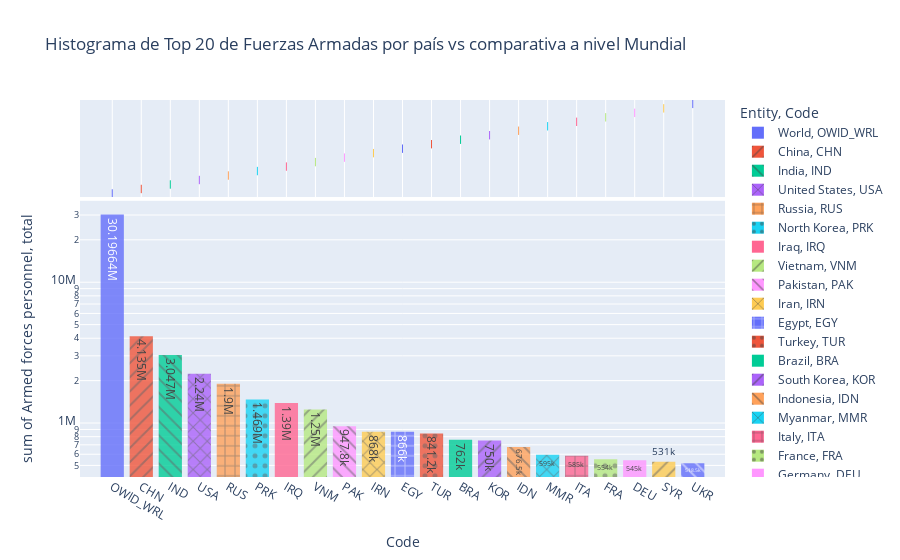

Notebook code cell kept with this figure:
### Markdown cell above
Histograma de comparativa a Nivel Mundial

### Code cell
fig_df_afp=px.histogram(df_afp.groupby(["Code","Entity"])["Armed forces personnel, total"].max().sort_values(ascending=False).head(21).reset_index(),x="Code",y="Armed forces personnel, total",color="Entity",
                        title='Histograma de Top 20 de Fuerzas Armadas por país vs comparativa a nivel Mundial',opacity=0.8,log_y=True,pattern_shape="Code",marginal="rug",text_auto=True)
fig_df_afp.update_layout(bargap=0.2)
fig_df_afp.show()

### Figure 1 — Plotly figure (JSON) as saved in the notebook; plotly's stock layout.template omitted (floating-point values rounded to 4 significant figures)
{"data": [{"alignmentgroup": "True", "bingroup": "x", "histfunc": "sum", "hovertemplate": "Entity=World<br>Code=%{x}<br>sum of Armed forces personnel, total=%{y}<extra></extra>", "legendgroup": "World, OWID_WRL", "marker": {"color": "#636efa", "opacity": 0.8, "pattern": {"shape": ""}}, "name": "World, OWID_WRL", "offsetgroup": "World, OWID_WRL", "orientation": "v", "showlegend": true, "texttemplate": "%{value}", "type": "histogram", "x": ["OWID_WRL"], "xaxis": "x", "y": [30196640], "yaxis": "y"}, {"alignmentgroup": "True", "boxpoints": "all", "fillcolor": "rgba(255,255,255,0)", "hoveron": "points", "hovertemplate": "Entity=World<br>Code=%{x}<extra></extra>", "jitter": 0, "legendgroup": "World, OWID_WRL", "line": {"color": "rgba(255,255,255,0)"}, "marker": {"color": "#636efa", "symbol": "line-ns-open"}, "name": "World, OWID_WRL", "offsetgroup": "World, OWID_WRL", "showlegend": false, "type": "box", "x": ["OWID_WRL"], "xaxis": "x2", "yaxis": "y2"}, {"alignmentgroup": "True", "bingroup": "x", "histfunc": "sum", "hovertemplate": "Entity=China<br>Code=%{x}<br>sum of Armed forces personnel, total=%{y}<extra></extra>", "legendgroup": "China, CHN", "marker": {"color": "#EF553B", "opacity": 0.8, "pattern": {"shape": "/"}}, "name": "China, CHN", "offsetgroup": "China, CHN", "orientation": "v", "showlegend": true, "texttemplate": "%{value}", "type": "histogram", "x": ["CHN"], "xaxis": "x", "y": [4135000], "yaxis": "y"}, {"alignmentgroup": "True", "boxpoints": "all", "fillcolor": "rgba(255,255,255,0)", "hoveron": "points", "hovertemplate": "Entity=China<br>Code=%{x}<extra></extra>", "jitter": 0, "legendgroup": "China, CHN", "line": {"color": "rgba(255,255,255,0)"}, "marker": {"color": "#EF553B", "symbol": "line-ns-open"}, "name": "China, CHN", "offsetgroup": "China, CHN", "showlegend": false, "type": "box", "x": ["CHN"], "xaxis": "x2", "yaxis": "y2"}, {"alignmentgroup": "True", "bingroup": "x", "histfunc": "sum", "hovertemplate": "Entity=India<br>Code=%{x}<br>sum of Armed forces personnel, total=%{y}<extra></extra>", "legendgroup": "India, IND", "marker": {"color": "#00cc96", "opacity": 0.8, "pattern": {"shape": "\\"}}, "name": "India, IND", "offsetgroup": "India, IND", "orientation": "v", "showlegend": true, "texttemplate": "%{value}", "type": "histogram", "x": ["IND"], "xaxis": "x", "y": [3047000], "yaxis": "y"}, {"alignmentgroup": "True", "boxpoints": "all", "fillcolor": "rgba(255,255,255,0)", "hoveron": "points", "hovertemplate": "Entity=India<br>Code=%{x}<extra></extra>", "jitter": 0, "legendgroup": "India, IND", "line": {"color": "rgba(255,255,255,0)"}, "marker": {"color": "#00cc96", "symbol": "line-ns-open"}, "name": "India, IND", "offsetgroup": "India, IND", "showlegend": false, "type": "box", "x": ["IND"], "xaxis": "x2", "yaxis": "y2"}, {"alignmentgroup": "True", "bingroup": "x", "histfunc": "sum", "hovertemplate": "Entity=United States<br>Code=%{x}<br>sum of Armed forces personnel, total=%{y}<extra></extra>", "legendgroup": "United States, USA", "marker": {"color": "#ab63fa", "opacity": 0.8, "pattern": {"shape": "x"}}, "name": "United States, USA", "offsetgroup": "United States, USA", "orientation": "v", "showlegend": true, "texttemplate": "%{value}", "type": "histogram", "x": ["USA"], "xaxis": "x", "y": [2240000], "yaxis": "y"}, {"alignmentgroup": "True", "boxpoints": "all", "fillcolor": "rgba(255,255,255,0)", "hoveron": "points", "hovertemplate": "Entity=United States<br>Code=%{x}<extra></extra>", "jitter": 0, "legendgroup": "United States, USA", "line": {"color": "rgba(255,255,255,0)"}, "marker": {"color": "#ab63fa", "symbol": "line-ns-open"}, "name": "United States, USA", "offsetgroup": "United States, USA", "showlegend": false, "type": "box", "x": ["USA"], "xaxis": "x2", "yaxis": "y2"}, {"alignmentgroup": "True", "bingroup": "x", "histfunc": "sum", "hovertemplate": "Entity=Russia<br>Code=%{x}<br>sum of Armed forces personnel, total=%{y}<extra></extra>", "legendgroup": "Russia, RUS", "marker": {"color": "#FFA15A", "opacity": 0.8, "pattern": {"shape": "+"}}, "name": "Russia, RUS", "offsetgroup": "Russia, RUS", "orientation": "v", "showlegend": true, "texttemplate": "%{value}", "type": "histogram", "x": ["RUS"], "xaxis": "x", "y": [1900000], "yaxis": "y"}, {"alignmentgroup": "True", "boxpoints": "all", "fillcolor": "rgba(255,255,255,0)", "hoveron": "points", "hovertemplate": "Entity=Russia<br>Code=%{x}<extra></extra>", "jitter": 0, "legendgroup": "Russia, RUS", "line": {"color": "rgba(255,255,255,0)"}, "marker": {"color": "#FFA15A", "symbol": "line-ns-open"}, "name": "Russia, RUS", "offsetgroup": "Russia, RUS", "showlegend": false, "type": "box", "x": ["RUS"], "xaxis": "x2", "yaxis": "y2"}, {"alignmentgroup": "True", "bingroup": "x", "histfunc": "sum", "hovertemplate": "Entity=North Korea<br>Code=%{x}<br>sum of Armed forces personnel, total=%{y}<extra></extra>", "legendgroup": "North Korea, PRK", "marker": {"color": "#19d3f3", "opacity": 0.8, "pattern": {"shape": "."}}, "name": "North Korea, PRK", "offsetgroup": "North Korea, PRK", "orientation": "v", "showlegend": true, "texttemplate": "%{value}", "type": "histogram", "x": ["PRK"], "xaxis": "x", "y": [1469000], "yaxis": "y"}, {"alignmentgroup": "True", "boxpoints": "all", "fillcolor": "rgba(255,255,255,0)", "hoveron": "points", "hovertemplate": "Entity=North Korea<br>Code=%{x}<extra></extra>", "jitter": 0, "legendgroup": "North Korea, PRK", "line": {"color": "rgba(255,255,255,0)"}, "marker": {"color": "#19d3f3", "symbol": "line-ns-open"}, "name": "North Korea, PRK", "offsetgroup": "North Korea, PRK", "showlegend": false, "type": "box", "x": ["PRK"], "xaxis": "x2", "yaxis": "y2"}, {"alignmentgroup": "True", "bingroup": "x", "histfunc": "sum", "hovertemplate": "Entity=Iraq<br>Code=%{x}<br>sum of Armed forces personnel, total=%{y}<extra></extra>", "legendgroup": "Iraq, IRQ", "marker": {"color": "#FF6692", "opacity": 0.8, "pattern": {"shape": ""}}, "name": "Iraq, IRQ", "offsetgroup": "Iraq, IRQ", "orientation": "v", "showlegend": true, "texttemplate": "%{value}", "type": "histogram", "x": ["IRQ"], "xaxis": "x", "y": [1390000], "yaxis": "y"}, {"alignmentgroup": "True", "boxpoints": "all", "fillcolor": "rgba(255,255,255,0)", "hoveron": "points", "hovertemplate": "Entity=Iraq<br>Code=%{x}<extra></extra>", "jitter": 0, "legendgroup": "Iraq, IRQ", "line": {"color": "rgba(255,255,255,0)"}, "marker": {"color": "#FF6692", "symbol": "line-ns-open"}, "name": "Iraq, IRQ", "offsetgroup": "Iraq, IRQ", "showlegend": false, "type": "box", "x": ["IRQ"], "xaxis": "x2", "yaxis": "y2"}, {"alignmentgroup": "True", "bingroup": "x", "histfunc": "sum", "hovertemplate": "Entity=Vietnam<br>Code=%{x}<br>sum of Armed forces personnel, total=%{y}<extra></extra>", "legendgroup": "Vietnam, VNM", "marker": {"color": "#B6E880", "opacity": 0.8, "pattern": {"shape": "/"}}, "name": "Vietnam, VNM", "offsetgroup": "Vietnam, VNM", "orientation": "v", "showlegend": true, "texttemplate": "%{value}", "type": "histogram", "x": ["VNM"], "xaxis": "x", "y": [1250000], "yaxis": "y"}, {"alignmentgroup": "True", "boxpoints": "all", "fillcolor": "rgba(255,255,255,0)", "hoveron": "points", "hovertemplate": "Entity=Vietnam<br>Code=%{x}<extra></extra>", "jitter": 0, "legendgroup": "Vietnam, VNM", "line": {"color": "rgba(255,255,255,0)"}, "marker": {"color": "#B6E880", "symbol": "line-ns-open"}, "name": "Vietnam, VNM", "offsetgroup": "Vietnam, VNM", "showlegend": false, "type": "box", "x": ["VNM"], "xaxis": "x2", "yaxis": "y2"}, {"alignmentgroup": "True", "bingroup": "x", "histfunc": "sum", "hovertemplate": "Entity=Pakistan<br>Code=%{x}<br>sum of Armed forces personnel, total=%{y}<extra></extra>", "legendgroup": "Pakistan, PAK", "marker": {"color": "#FF97FF", "opacity": 0.8, "pattern": {"shape": "\\"}}, "name": "Pakistan, PAK", "offsetgroup": "Pakistan, PAK", "orientation": "v", "showlegend": true, "texttemplate": "%{value}", "type": "histogram", "x": ["PAK"], "xaxis": "x", "y": [947800], "yaxis": "y"}, {"alignmentgroup": "True", "boxpoints": "all", "fillcolor": "rgba(255,255,255,0)", "hoveron": "points", "hovertemplate": "Entity=Pakistan<br>Code=%{x}<extra></extra>", "jitter": 0, "legendgroup": "Pakistan, PAK", "line": {"color": "rgba(255,255,255,0)"}, "marker": {"color": "#FF97FF", "symbol": "line-ns-open"}, "name": "Pakistan, PAK", "offsetgroup": "Pakistan, PAK", "showlegend": false, "type": "box", "x": ["PAK"], "xaxis": "x2", "yaxis": "y2"}, {"alignmentgroup": "True", "bingroup": "x", "histfunc": "sum", "hovertemplate": "Entity=Iran<br>Code=%{x}<br>sum of Armed forces personnel, total=%{y}<extra></extra>", "legendgroup": "Iran, IRN", "marker": {"color": "#FECB52", "opacity": 0.8, "pattern": {"shape": "x"}}, "name": "Iran, IRN", "offsetgroup": "Iran, IRN", "orientation": "v", "showlegend": true, "texttemplate": "%{value}", "type": "histogram", "x": ["IRN"], "xaxis": "x", "y": [868000], "yaxis": "y"}, {"alignmentgroup": "True", "boxpoints": "all", "fillcolor": "rgba(255,255,255,0)", "hoveron": "points", "hovertemplate": "Entity=Iran<br>Code=%{x}<extra></extra>", "jitter": 0, "legendgroup": "Iran, IRN", "line": {"color": "rgba(255,255,255,0)"}, "marker": {"color": "#FECB52", "symbol": "line-ns-open"}, "name": "Iran, IRN", "offsetgroup": "Iran, IRN", "showlegend": false, "type": "box", "x": ["IRN"], "xaxis": "x2", "yaxis": "y2"}, {"alignmentgroup": "True", "bingroup": "x", "histfunc": "sum", "hovertemplate": "Entity=Egypt<br>Code=%{x}<br>sum of Armed forces personnel, total=%{y}<extra></extra>", "legendgroup": "Egypt, EGY", "marker": {"color": "#636efa", "opacity": 0.8, "pattern": {"shape": "+"}}, "name": "Egypt, EGY", "offsetgroup": "Egypt, EGY", "orientation": "v", "showlegend": true, "texttemplate": "%{value}", "type": "histogram", "x": ["EGY"], "xaxis": "x", "y": [866000], "yaxis": "y"}, {"alignmentgroup": "True", "boxpoints": "all", "fillcolor": "rgba(255,255,255,0)", "hoveron": "points", "hovertemplate": "Entity=Egypt<br>Code=%{x}<extra></extra>", "jitter": 0, "legendgroup": "Egypt, EGY", "line": {"color": "rgba(255,255,255,0)"}, "marker": {"color": "#636efa", "symbol": "line-ns-open"}, "name": "Egypt, EGY", "offsetgroup": "Egypt, EGY", "showlegend": false, "type": "box", "x": ["EGY"], "xaxis": "x2", "yaxis": "y2"}, {"alignmentgroup": "True", "bingroup": "x", "histfunc": "sum", "hovertemplate": "Entity=Turkey<br>Code=%{x}<br>sum of Armed forces personnel, total=%{y}<extra></extra>", "legendgroup": "Turkey, TUR", "marker": {"color": "#EF553B", "opacity": 0.8, "pattern": {"shape": "."}}, "name": "Turkey, TUR", "offsetgroup": "Turkey, TUR", "orientation": "v", "showlegend": true, "texttemplate": "%{value}", "type": "histogram", "x": ["TUR"], "xaxis": "x", "y": [841200], "yaxis": "y"}, {"alignmentgroup": "True", "boxpoints": "all", "fillcolor": "rgba(255,255,255,0)", "hoveron": "points", "hovertemplate": "Entity=Turkey<br>Code=%{x}<extra></extra>", "jitter": 0, "legendgroup": "Turkey, TUR", "line": {"color": "rgba(255,255,255,0)"}, "marker": {"color": "#EF553B", "symbol": "line-ns-open"}, "name": "Turkey, TUR", "offsetgroup": "Turkey, TUR", "showlegend": false, "type": "box", "x": ["TUR"], "xaxis": "x2", "yaxis": "y2"}, {"alignmentgroup": "True", "bingroup": "x", "histfunc": "sum", "hovertemplate": "Entity=Brazil<br>Code=%{x}<br>sum of Armed forces personnel, total=%{y}<extra></extra>", "legendgroup": "Brazil, BRA", "marker": {"color": "#00cc96", "opacity": 0.8, "pattern": {"shape": ""}}, "name": "Brazil, BRA", "offsetgroup": "Brazil, BRA", "orientation": "v", "showlegend": true, "texttemplate": "%{value}", "type": "histogram", "x": ["BRA"], "xaxis": "x", "y": [762000], "yaxis": "y"}, {"alignmentgroup": "True", "boxpoints": "all", "fillcolor": "rgba(255,255,255,0)", "hoveron": "points", "hovertemplate": "Entity=Brazil<br>Code=%{x}<extra></extra>", "jitter": 0, "legendgroup": "Brazil, BRA", "line": {"color": "rgba(255,255,255,0)"}, "marker": {"color": "#00cc96", "symbol": "line-ns-open"}, "name": "Brazil, BRA", "offsetgroup": "Brazil, BRA", "showlegend": false, "type": "box", "x": ["BRA"], "xaxis": "x2", "yaxis": "y2"}, {"alignmentgroup": "True", "bingroup": "x", "histfunc": "sum", "hovertemplate": "Entity=South Korea<br>Code=%{x}<br>sum of Armed forces personnel, total=%{y}<extra></extra>", "legendgroup": "South Korea, KOR", "marker": {"color": "#ab63fa", "opacity": 0.8, "pattern": {"shape": "/"}}, "name": "South Korea, KOR", "offsetgroup": "South Korea, KOR", "orientation": "v", "showlegend": true, "texttemplate": "%{value}", "type": "histogram", "x": ["KOR"], "xaxis": "x", "y": [750000], "yaxis": "y"}, {"alignmentgroup": "True", "boxpoints": "all", "fillcolor": "rgba(255,255,255,0)", "hoveron": "points", "hovertemplate": "Entity=South Korea<br>Code=%{x}<extra></extra>", "jitter": 0, "legendgroup": "South Korea, KOR", "line": {"color": "rgba(255,255,255,0)"}, "marker": {"color": "#ab63fa", "symbol": "line-ns-open"}, "name": "South Korea, KOR", "offsetgroup": "South Korea, KOR", "showlegend": false, "type": "box", "x": ["KOR"], "xaxis": "x2", "yaxis": "y2"}, {"alignmentgroup": "True", "bingroup": "x", "histfunc": "sum", "hovertemplate": "Entity=Indonesia<br>Code=%{x}<br>sum of Armed forces personnel, total=%{y}<extra></extra>", "legendgroup": "Indonesia, IDN", "marker": {"color": "#FFA15A", "opacity": 0.8, "pattern": {"shape": "\\"}}, "name": "Indonesia, IDN", "offsetgroup": "Indonesia, IDN", "orientation": "v", "showlegend": true, "texttemplate": "%{value}", "type": "histogram", "x": ["IDN"], "xaxis": "x", "y": [676500], "yaxis": "y"}, {"alignmentgroup": "True", "boxpoints": "all", "fillcolor": "rgba(255,255,255,0)", "hoveron": "points", "hovertemplate": "Entity=Indonesia<br>Code=%{x}<extra></extra>", "jitter": 0, "legendgroup": "Indonesia, IDN", "line": {"color": "rgba(255,255,255,0)"}, "marker": {"color": "#FFA15A", "symbol": "line-ns-open"}, "name": "Indonesia, IDN", "offsetgroup": "Indonesia, IDN", "showlegend": false, "type": "box", "x": ["IDN"], "xaxis": "x2", "yaxis": "y2"}, {"alignmentgroup": "True", "bingroup": "x", "histfunc": "sum", "hovertemplate": "Entity=Myanmar<br>Code=%{x}<br>sum of Armed forces personnel, total=%{y}<extra></extra>", "legendgroup": "Myanmar, MMR", "marker": {"color": "#19d3f3", "opacity": 0.8, "pattern": {"shape": "x"}}, "name": "Myanmar, MMR", "offsetgroup": "Myanmar, MMR", "orientation": "v", "showlegend": true, "texttemplate": "%{value}", "type": "histogram", "x": ["MMR"], "xaxis": "x", "y": [595000], "yaxis": "y"}, {"alignmentgroup": "True", "boxpoints": "all", "fillcolor": "rgba(255,255,255,0)", "hoveron": "points", "hovertemplate": "Entity=Myanmar<br>Code=%{x}<extra></extra>", "jitter": 0, "legendgroup": "Myanmar, MMR", "line": {"color": "rgba(255,255,255,0)"}, "marker": {"color": "#19d3f3", "symbol": "line-ns-open"}, "name": "Myanmar, MMR", "offsetgroup": "Myanmar, MMR", "showlegend": false, "type": "box", "x": ["MMR"], "xaxis": "x2", "yaxis": "y2"}, {"alignmentgroup": "True", "bingroup": "x", "histfunc": "sum", "hovertemplate": "Entity=Italy<br>Code=%{x}<br>sum of Armed forces personnel, total=%{y}<extra></extra>", "legendgroup": "Italy, ITA", "marker": {"color": "#FF6692", "opacity": 0.8, "pattern": {"shape": "+"}}, "name": "Italy, ITA", "offsetgroup": "Italy, ITA", "orientation": "v", "showlegend": true, "texttemplate": "%{value}", "type": "histogram", "x": ["ITA"], "xaxis": "x", "y": [585000], "yaxis": "y"}, {"alignmentgroup": "True", "boxpoints": "all", "fillcolor": "rgba(255,255,255,0)", "hoveron": "points", "hovertemplate": "Entity=Italy<br>Code=%{x}<extra></extra>", "jitter": 0, "legendgroup": "Italy, ITA", "line": {"color": "rgba(255,255,255,0)"}, "marker": {"color": "#FF6692", "symbol": "line-ns-open"}, "name": "Italy, ITA", "offsetgroup": "Italy, ITA", "showlegend": false, "type": "box", "x": ["ITA"], "xaxis": "x2", "yaxis": "y2"}, {"alignmentgroup": "True", "bingroup": "x", "histfunc": "sum", "hovertemplate": "Entity=France<br>Code=%{x}<br>sum of Armed forces personnel, total=%{y}<extra></extra>", "legendgroup": "France, FRA", "marker": {"color": "#B6E880", "opacity": 0.8, "pattern": {"shape": "."}}, "name": "France, FRA", "offsetgroup": "France, FRA", "orientation": "v", "showlegend": true, "texttemplate": "%{value}", "type": "histogram", "x": ["FRA"], "xaxis": "x", "y": [554000], "yaxis": "y"}, {"alignmentgroup": "True", "boxpoints": "all", "fillcolor": "rgba(255,255,255,0)", "hoveron": "points", "hovertemplate": "Entity=France<br>Code=%{x}<extra></extra>", "jitter": 0, "legendgroup": "France, FRA", "line": {"color": "rgba(255,255,255,0)"}, "marker": {"color": "#B6E880", "symbol": "line-ns-open"}, "name": "France, FRA", "offsetgroup": "France, FRA", "showlegend": false, "type": "box", "x": ["FRA"], "xaxis": "x2", "yaxis": "y2"}, {"alignmentgroup": "True", "bingroup": "x", "histfunc": "sum", "hovertemplate": "Entity=Germany<br>Code=%{x}<br>sum of Armed forces personnel, total=%{y}<extra></extra>", "legendgroup": "Germany, DEU", "marker": {"color": "#FF97FF", "opacity": 0.8, "pattern": {"shape": ""}}, "name": "Germany, DEU", "offsetgroup": "Germany, DEU", "orientation": "v", "showlegend": true, "texttemplate": "%{value}", "type": "histogram", "x": ["DEU"], "xaxis": "x", "y": [545000], "yaxis": "y"}, {"alignmentgroup": "True", "boxpoints": "all", "fillcolor": "rgba(255,255,255,0)", "hoveron": "points", "hovertemplate": "Entity=Germany<br>Code=%{x}<extra></extra>", "jitter": 0, "legendgroup": "Germany, DEU", "line": {"color": "rgba(255,255,255,0)"}, "marker": {"color": "#FF97FF", "symbol": "line-ns-open"}, "name": "Germany, DEU", "offsetgroup": "Germany, DEU", "showlegend": false, "type": "box", "x": ["DEU"], "xaxis": "x2", "yaxis": "y2"}, {"alignmentgroup": "True", "bingroup": "x", "histfunc": "sum", "hovertemplate": "Entity=Syria<br>Code=%{x}<br>sum of Armed forces personnel, total=%{y}<extra></extra>", "legendgroup": "Syria, SYR", "marker": {"color": "#FECB52", "opacity": 0.8, "pattern": {"shape": "/"}}, "name": "Syria, SYR", "offsetgroup": "Syria, SYR", "orientation": "v", "showlegend": true, "texttemplate": "%{value}", "type": "histogram", "x": ["SYR"], "xaxis": "x", "y": [531000], "yaxis": "y"}, {"alignmentgroup": "True", "boxpoints": "all", "fillcolor": "rgba(255,255,255,0)", "hoveron": "points", "hovertemplate": "Entity=Syria<br>Code=%{x}<extra></extra>", "jitter": 0, "legendgroup": "Syria, SYR", "line": {"color": "rgba(255,255,255,0)"}, "marker": {"color": "#FECB52", "symbol": "line-ns-open"}, "name": "Syria, SYR", "offsetgroup": "Syria, SYR", "showlegend": false, "type": "box", "x": ["SYR"], "xaxis": "x2", "yaxis": "y2"}, {"alignmentgroup": "True", "bingroup": "x", "histfunc": "sum", "hovertemplate": "Entity=Ukraine<br>Code=%{x}<br>sum of Armed forces personnel, total=%{y}<extra></extra>", "legendgroup": "Ukraine, UKR", "marker": {"color": "#636efa", "opacity": 0.8, "pattern": {"shape": "\\"}}, "name": "Ukraine, UKR", "offsetgroup": "Ukraine, UKR", "orientation": "v", "showlegend": true, "texttemplate": "%{value}", "type": "histogram", "x": ["UKR"], "xaxis": "x", "y": [518500], "yaxis": "y"}, {"alignmentgroup": "True", "boxpoints": "all", "fillcolor": "rgba(255,255,255,0)", "hoveron": "points", "hovertemplate": "Entity=Ukraine<br>Code=%{x}<extra></extra>", "jitter": 0, "legendgroup": "Ukraine, UKR", "line": {"color": "rgba(255,255,255,0)"}, "marker": {"color": "#636efa", "symbol": "line-ns-open"}, "name": "Ukraine, UKR", "offsetgroup": "Ukraine, UKR", "showlegend": false, "type": "box", "x": ["UKR"], "xaxis": "x2", "yaxis": "y2"}], "layout": {"bargap": 0.2, "barmode": "relative", "legend": {"title": {"text": "Entity, Code"}, "tracegroupgap": 0}, "title": {"text": "Histograma de Top 20 de Fuerzas Armadas por país vs comparativa a nivel Mundial"}, "xaxis": {"anchor": "y", "categoryarray": ["OWID_WRL", "CHN", "IND", "USA", "RUS", "PRK", "IRQ", "VNM", "PAK", "IRN", "EGY", "TUR", "BRA", "KOR", "IDN", "MMR", "ITA", "FRA", "DEU", "SYR", "UKR"], "categoryorder": "array", "domain": [0, 1], "title": {"text": "Code"}}, "xaxis2": {"anchor": "y2", "domain": [0, 1], "matches": "x", "showgrid": true, "showticklabels": false}, "yaxis": {"anchor": "x", "domain": [0, 0.7326], "title": {"text": "sum of Armed forces personnel, total"}, "type": "log"}, "yaxis2": {"anchor": "x2", "domain": [0.7426, 1], "matches": "y2", "showgrid": false, "showline": false, "showticklabels": false, "ticks": ""}}}
